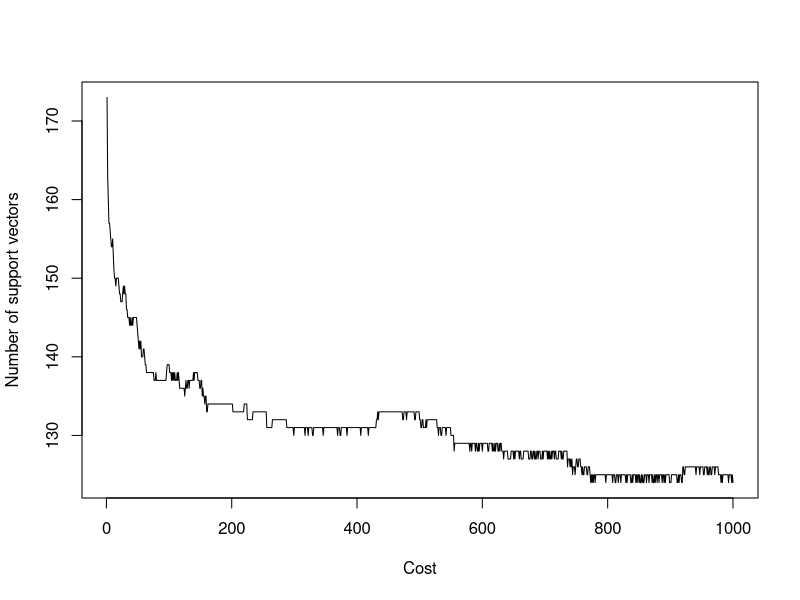

This chart was generated by the following R code: (Note: a time limit stopped this script after it produced the figure.)
## ---- chunk 1
options(digits = 5, width = 100, max.print = 100)
## ---- chunk 2
# Set random seed
set.seed(1234)

# Packages
library(e1071) # for svm, tune

# Data
data(Glass, package = "mlbench")
## ---- chunk 3
dim(Glass)
head(Glass)
proportions(table(Glass$Type)) * 100
## ---- chunk 4
str(Glass)
## ---- chunk 5
nr <- nrow(Glass)
train.id <- sample(nr, nr * 0.8)

training <- Glass[train.id, ]
testing <- Glass[-train.id, ]
## ---- chunk 6
dim(training)
dim(testing)
## ---- chunk 7
svm.mod <- svm(Type ~ ., data = training, probability = TRUE)
## ---- chunk 8
summary(svm.mod)
names(svm.mod)
## ---- chunk 9
svm.mod$decision.values
## ---- chunk 10
#| fig-width: 7

cost <- 1:1000
nSV <- sapply(cost, \(C) svm(Type ~ ., Glass, cost = C)$tot.nSV)
plot(cost, nSV, xlab = "Cost", ylab = "Number of support vectors", type = 'l')
## ---- chunk 11
svm.tune <- tune(svm, Type ~ ., data = training,
                 kernel = "radial", probability = TRUE,
                 range = list(cost = 10^seq(0, 2, len = 10), 
                              gamma = seq(0.1, 1, len = 10)),
                 tunecontrol = tune.control(cross = 10, nrepeat = 5))
## ---- chunk 12
#| layout-ncol: 2
#| fig-height: 7

plot(svm.tune, transform.x = log10, xlab = "log(Cost)", 
     color.palette = hcl.colors)
plot(svm.tune, transform.x = log10, xlab = "log(Cost)",
     color.palette = \(n) hcl.colors(n, palette = "RdYlBu", rev = TRUE))
## ---- chunk 13
summary(svm.tune)
## ---- chunk 14
svm.mod.best <- svm.tune$best.model
svm.mod.best
## ---- chunk 15
predict(svm.mod.best, testing)
predict(svm.mod.best, testing, decision.values = TRUE)
predict(svm.mod.best, testing, probability = TRUE)
## ---- chunk 16
pred.svm <- predict(svm.mod.best, testing)
table(true = testing$Type, pred = pred.svm)
mean(testing$Type == pred.svm)
## ---- chunk 17
x <- runif(100)
y <- log(x) + rnorm(length(x), sd = 0.25)
df <- data.frame(x = x, y = y)
newdat <- data.frame(x = seq(min(x), max(x), len = 1000))
## ---- chunk 18
svr.mod <- svm(y ~ x, data = df) # type = "eps-regression" by default
summary(svr.mod)
## ---- chunk 19
# Use MSE as error measure by default
svr.tune <- tune(svm, y ~ x, data = df,
                 kernel = "radial",
                 range = list(cost = 10^seq(0, 3, len = 10),
                              epsilon = seq(0.1, 2, len = 10),
                              gamma = seq(0.1, 2, len = 10)),
                 tunecontrol = tune.control(cross = 5, nrepeat = 5))

# summary(svr.tune)
svr.mod.best <- svr.tune$best.model
## ---- chunk 20
pred.svr.1 <- predict(svr.mod, newdat)
pred.svr.2 <- predict(svr.mod.best, newdat)
## ---- chunk 21
#| fig-width: 7
#| code-fold: true
#| code-summary: "codes for plot"

plot(df, cex = 0.5)
lines(newdat$x, log(newdat$x), col = 1)
lines(newdat$x, pred.svr.1, col = 4)
lines(newdat$x, pred.svr.2, col = 2)
legend("bottomright", legend = c("Truth", "pred.svr.1", "pred.svr.2"), lty = 1, col = c(1, 4, 2))
